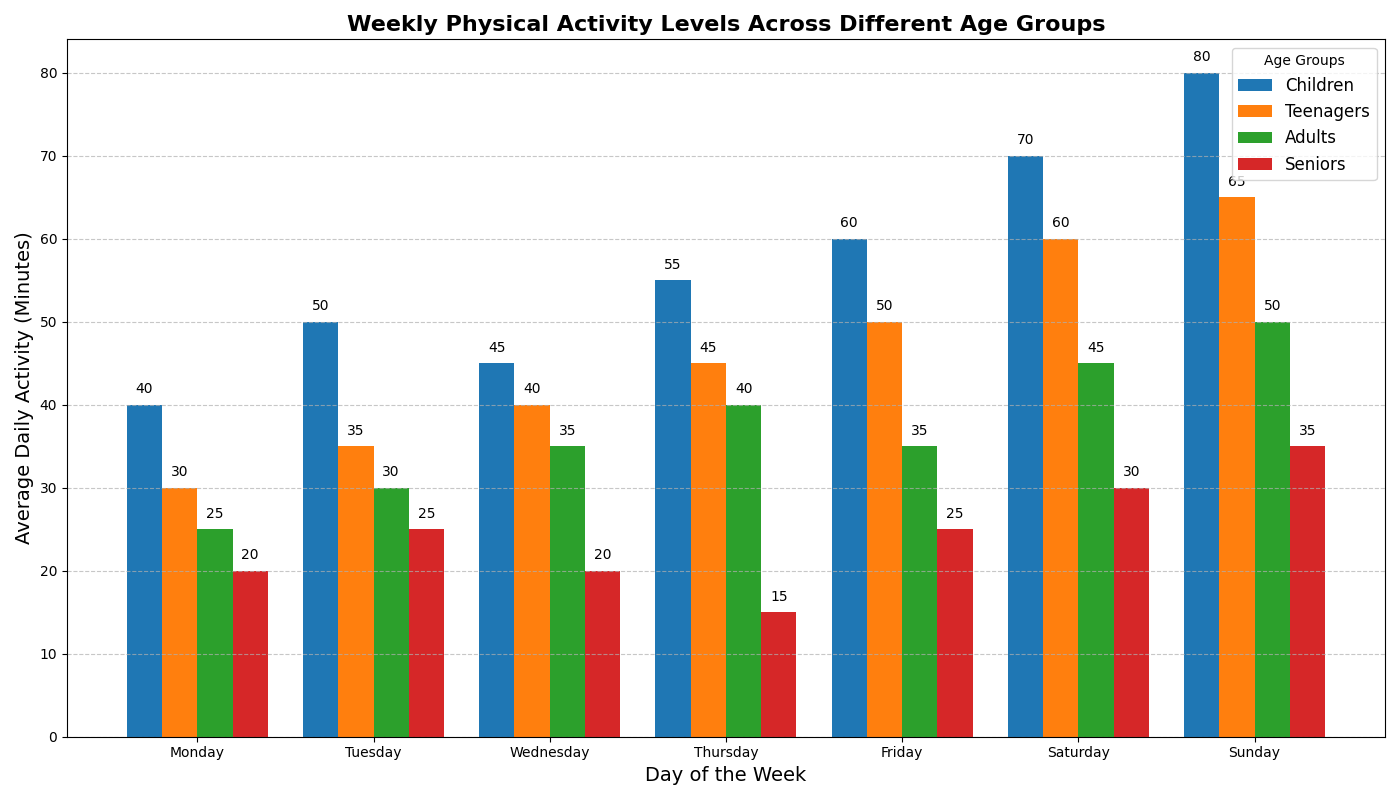

Reproduce this figure in Python.
import matplotlib.pyplot as plt
import numpy as np

# Backstory and data
# We are examining the average daily physical activity levels (in minutes) of different age groups over a week.
age_groups = ["Children", "Teenagers", "Adults", "Seniors"]
days_of_week = ["Monday", "Tuesday", "Wednesday", "Thursday", "Friday", "Saturday", "Sunday"]
activity_data = np.array([
    [40, 50, 45, 55, 60, 70, 80],  # Children
    [30, 35, 40, 45, 50, 60, 65],  # Teenagers
    [25, 30, 35, 40, 35, 45, 50],  # Adults
    [20, 25, 20, 15, 25, 30, 35]   # Seniors
])

# Create the primary bar chart
x = np.arange(len(days_of_week))  # the label locations
bar_width = 0.2  # the width of the bars

# Create subplots
fig, ax = plt.subplots(figsize=(14, 8))

# Plotting each age group's activity data with different offset
for i, age_group in enumerate(age_groups):
    ax.bar(x + i * bar_width, activity_data[i], bar_width, label=age_group)

# Add some text for labels, title and custom x-axis tick labels
ax.set_xlabel('Day of the Week', fontsize=14)
ax.set_ylabel('Average Daily Activity (Minutes)', fontsize=14)
ax.set_title('Weekly Physical Activity Levels Across Different Age Groups', fontsize=16, fontweight='bold')
ax.set_xticks(x + bar_width * 1.5)
ax.set_xticklabels(days_of_week)
ax.legend(title='Age Groups', fontsize=12)
ax.grid(axis='y', linestyle='--', alpha=0.7)

# Annotate significant data points
for i, age_group in enumerate(age_groups):
    for j, activity in enumerate(activity_data[i]):
        ax.text(x[j] + i * bar_width, activity + 1, f'{activity}', ha='center', va='bottom', fontsize=10)

# Adjust layout
plt.tight_layout()

# Show the plot
plt.savefig("weekly_activity_levels.png")
plt.show()
